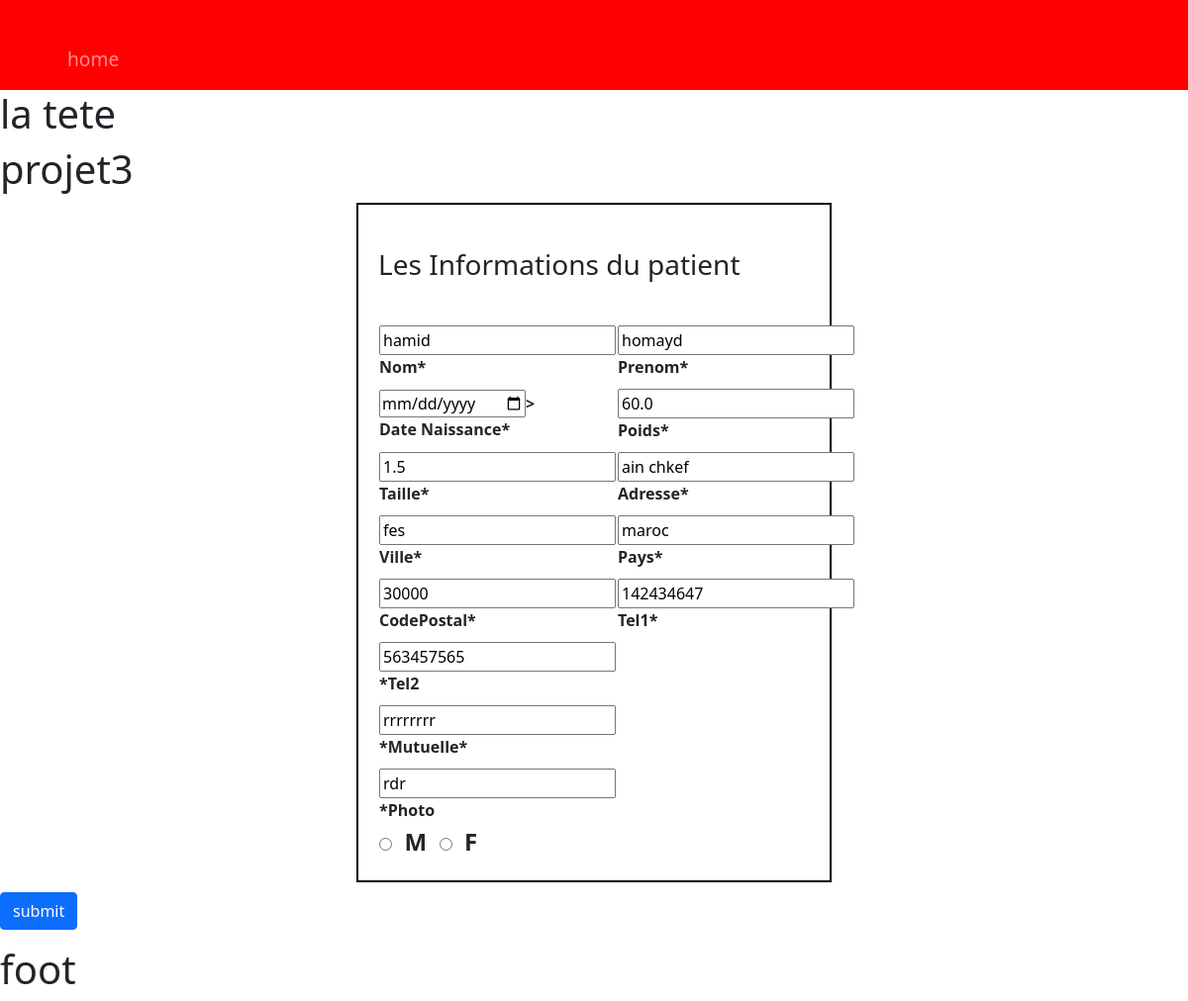
Screenshot of /update/1 with the database file from the repository.
### cabinet_medical/models.py (models this page shows)
class Patient(models.Model):
    Nom = models.CharField(max_length = 100 , null=True)
    Prenom = models.CharField(max_length = 100 , null=True)
    DateNaissance = models.DateTimeField(null=True)
    Poids = models.FloatField(null=True)
    Taille = models.FloatField(null=True)
    Adresse = models.CharField(max_length = 200 , null=True)
    Ville = models.CharField(max_length = 100 , null=True)
    Pays = models.CharField(max_length = 100 , null=True)
    CodePostal = models.CharField(max_length = 100 , null=True)
    Tel1 = models.CharField(max_length = 50 , null=True)
    Tel2 = models.CharField(max_length = 50 , null=True)
    Mutuelle = models.CharField(max_length = 100 , null=True)
    Photo = models.CharField(max_length = 200 , null=True)
    DateCreation = models.DateTimeField(auto_now_add=True , null=True)
    DateModification = models.DateTimeField(auto_now_add=True , null=True)

### cabinet_medical/views.py (the view)
# urls.py: path('update/<str:pk>', views.update , name="update"),
def update(request , pk):
    patinte = Patient.objects.get(id=pk)
    form = PatientForm(instance=patinte)
    if request.method == 'POST':
        form = PatientForm(request.POST , instance=patinte)
        if form.is_valid():
            form.save()
            return redirect('/')
    context = {'form' : form}
    return render (request , 'cabinetMedical/My_Rdv_Patient_form.html',context)

### cabinet_medical/forms.py
class PatientForm(ModelForm):
    class Meta:
        model = Patient
        fields = "__all__"

### cabinet_medical/templates/cabinetMedical/My_Rdv_Patient_form.html (shortened to what this page needs)
  {% extends 'cabinetMedical/main.html' %}
  {% block content %}
  <h1>projet3</h1>
     <form action="" method="POST">
          <div  style="border: 2px black solid; margin: 10px 30%; padding:20px 20px ;  ">
          <div class="form-group col-12 my-1 mt-sm-4 registration-header">
            <h3> Les Informations du patient </h3> <br>
          </div>
          <table class="tabl">
            <tr>
              <th>
                <div class="form-group col-12 col-md-6 has-float-label mt-2 has-feedback has-feedback-left ">
                  {{form.Nom}}
                  <label style="display: block;">Nom*</label>
                </div>
              </th>
              <th>
                <div class="form-group col-12 col-md-6 has-float-label mt-2 has-feedback has-feedback-left">
                  {{form.Prenom}}   <label style="display: block;">Prenom*</label>
                </div>
              </th>
            </tr>
            <tr>
              <th>
                <div class="form-group col-12 col-md-6 has-float-label mt-2 has-feedback has-feedback-left">
                 <input type="date" {{form.DateNaissance}}>    <label style="display: block;">Date Naissance*</label>
                </div>
              </th>
              <th>
                <div class="form-group col-12 col-md-6 has-float-label mt-2 has-feedback has-feedback-left">
                  {{form.Poids}} <label style="display: block;">Poids*</label>
                </div>
              </th>
            </tr>
            <tr>
              <th>
                <div class="form-group col-12 col-md-6 has-float-label mt-2 has-feedback has-feedback-left">
                  {{form.Taille}} <label style="display: block;"></label>Taille*</label>
                </div>
              </th>
              <th>
                <div class="form-group col-12 col-md-6 has-float-label mt-2 has-feedback has-feedback-left">
                  {{form.Adresse}} <label style="display: block;"></label> Adresse*</label>
                </div>
              </th>
            </tr>
            <tr>
              <th>
                <div class="form-group col-12 col-md-6 has-float-label mt-2 has-feedback has-feedback-left">
                  {{form.Ville}} <label style="display: block;">Ville*</label>
                </div>
              </th>
              <th>
                <div class="form-group col-12 col-md-6 has-float-label mt-2 has-feedback has-feedback-left">
                  {{form.Pays}} <label style="display: block;">Pays*</label>
                </div>
              </th>
            </tr>
            <tr>
              <th>
                <div class="form-group col-12 col-md-6 has-float-label mt-2 has-feedback has-feedback-left">
                  {{form.CodePostal}}<label >CodePostal*</label>
                </div>
              </th>
              <th>
                <div class="form-group col-12 col-md-6 has-float-label mt-2 has-feedback has-feedback-left">
                  {{form.Tel1}} <label >Tel1*</label>
                </div>
              </th>
            </tr>
            <tr>
              <th>
                <div class="form-group col-12 col-md-6 has-float-label mt-2 has-feedback has-feedback-left">
                  {{form.Tel2}} *<label>Tel2 </label>
                </div>
              </th>
            </tr>
            <tr>
              <th>
                <div class="form-group col-12 col-md-6 has-float-label mt-2 has-feedback has-feedback-left">
                  {{form.Mutuelle}} *<label>Mutuelle* </label>
                </div>
              </th>
            </tr>
            <tr>
              <th>
                <div class="form-group col-12 col-md-6 has-float-label mt-2 has-feedback has-feedback-left">
                  {{form.Photo}} *<label>Photo </label>
                </div>
              </th>
            </tr>
             <tr>
              <th>
                <input type="radio" value="M" name="rd1">
            <label style="font-size:x-large ;">M</label>
            <input type="radio" value="F" name="rd1">
            <label style="font-size:x-large ;" >F</label><br>
              </th>
            </tr>
          </table>
    </div>
         <button type="submit" class="btn btn-primary mb-3">submit</button>
     </form>
{% endblock  %}

### cabinet_medical/templates/cabinetMedical/main.html (style rules this page uses)
.col-md-6 { flex: 0 0 auto; width: 80%; }
.tabl { margin: 0px auto; }

### rows the page displays
Patient: Nom "hamid", Prenom "homayd", Poids "60.0", Taille "1.5", Adresse "ain chkef", Ville "fes", Pays "maroc", CodePostal "30000", Tel1 "142434647", Tel2 "563457565", Mutuelle "rrrrrrrr", Photo "rdr"
